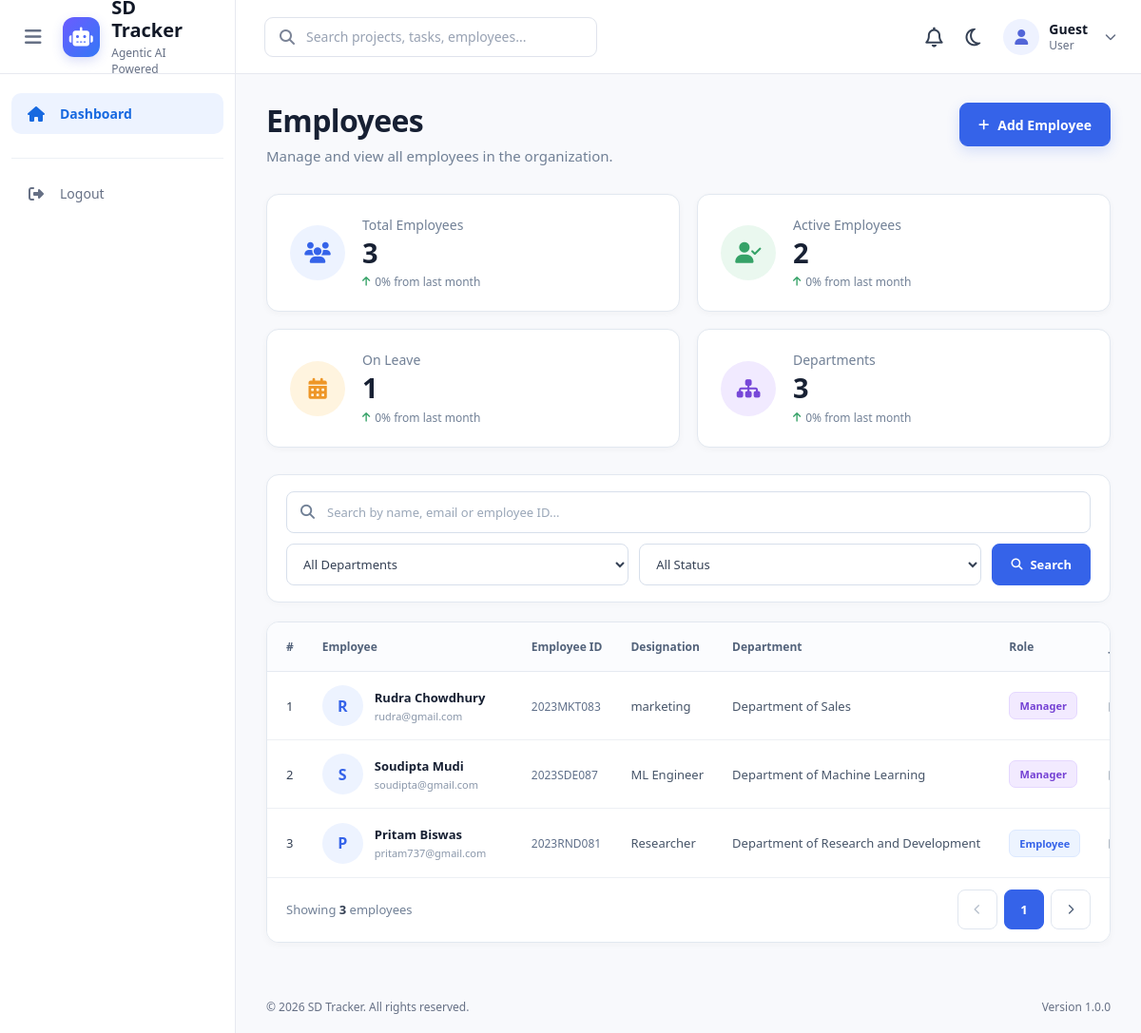
/employees/, run on the app's committed database.
### employees/models.py (models this page shows, shortened)
class Employee(models.Model):
    STATUS_CHOICES = (
        ("active", "Active"),
        ("on_leave", "On Leave"),
        ("inactive", "Inactive"),
    )
    user = models.OneToOneField(
        User,
        on_delete=models.CASCADE,
        related_name="employee"
    )
    employee_id = models.CharField(
        max_length=20,
        unique=True
    )
    designation = models.CharField(
        max_length=100
    )
    department = models.CharField(
        max_length=100
    )
    skills = models.TextField(
        blank=True
    )
    joining_date = models.DateField()
    status = models.CharField(
        max_length=20,
        choices=STATUS_CHOICES,
        default="active"
    )

### employees/views.py (the view, shortened to what this page needs)
# urls.py: path("",views.employee_list,name="employee_list"),
def employee_list(request):
    employees = Employee.objects.select_related("user")
    search = request.GET.get("search")
    department = request.GET.get("department")
    status = request.GET.get("status")
    if department:
        employees = employees.filter(
            department=department
        )
    if status:
        employees = employees.filter(
            status=status
        )
    departments = Employee.objects.values_list(
        "department",
        flat=True
    ).distinct()
    context = {
        "employees": employees,
        "departments": departments,
        "total_employees": Employee.objects.count(),
        "active_employees":
            Employee.objects.filter(
                status="active"
            ).count(),
        "on_leave":
            Employee.objects.filter(
                status="on_leave"
            ).count(),
    }
    return render(
        request,
        "employees/employee_list.html",
        context
    )

### employees/templates/employees/employee_list.html (shortened to what this page needs)
{% extends "base.html" %}
{% load static %}
{% block extra_css %}
<link
    rel="stylesheet"
    href="{% static 'css/employees/employee_list.css' %}"
>
{% endblock %}
{% block content %}
<div class="employees-page">
    <div class="page-header">
        <div>
            <h1>Employees</h1>
            <p>
                Manage and view all employees in the organization.
            </p>
        </div>
        <a
            href="{% url 'employee_create' %}"
            class="create-button"
        >
            <i class="fa-solid fa-plus"></i>
            Add Employee
        </a>
    </div>
    <div class="stats-grid">
        <div class="stat-card">
            <div class="stat-icon stat-blue">
                <i class="fa-solid fa-users"></i>
            </div>
            <div class="stat-content">
                <p>Total Employees</p>
                <h2>
                    {{ total_employees }}
                </h2>
                <div class="stat-growth">
                    <i class="fa-solid fa-arrow-up"></i>
                    0% from last month
                </div>
            </div>
        </div>
        <div class="stat-card">
            <div class="stat-icon stat-green">
                <i class="fa-solid fa-user-check"></i>
            </div>
            <div class="stat-content">
                <p>Active Employees</p>
                <h2>
                    {{ active_employees }}
                </h2>
                <div class="stat-growth">
                    <i class="fa-solid fa-arrow-up"></i>
                    0% from last month
                </div>
            </div>
        </div>
        <div class="stat-card">
            <div class="stat-icon stat-orange">
                <i class="fa-solid fa-calendar-days"></i>
            </div>
            <div class="stat-content">
                <p>On Leave</p>
                <h2>
                    {{ on_leave }}
                </h2>
                <div class="stat-growth">
                    <i class="fa-solid fa-arrow-up"></i>
                    0% from last month
                </div>
            </div>
        </div>
        <div class="stat-card">
            <div class="stat-icon stat-purple">
                <i class="fa-solid fa-sitemap"></i>
            </div>
            <div class="stat-content">
                <p>Departments</p>
                <h2>
                    {{ departments|length }}
                </h2>
                <div class="stat-growth">
                    <i class="fa-solid fa-arrow-up"></i>
                    0% from last month
                </div>
            </div>
        </div>
    </div>
    <form
        method="GET"
        class="employee-filter"
    >
        <div class="search-box">
            <i class="fa-solid fa-magnifying-glass"></i>
            <input
                type="text"
                name="search"
                placeholder="Search by name, email or employee ID..."
                value="{{ request.GET.search }}"
            >
        </div>
        <select name="department">
            <option value="">
                All Departments
            </option>
        </select>
        <select name="status">
            <option value="">
                All Status
            </option>
        </select>
        <button type="submit" class="search-button">
            <i class="fa-solid fa-magnifying-glass"></i>
            Search
        </button>
    </form>
    <div class="table-card">
        <table>
            <thead>
                <tr>
                    <th>#</th>
                    <th>Employee</th>
                    <th>Employee ID</th>
                    <th>Designation</th>
                    <th>Department</th>
                    <th>Role</th>
                    <th>Joining Date</th>
                </tr>
            </thead>
            <tbody>
                {% for employee in employees %}
                <tr>
                    <td class="serial-number">
                        {{ forloop.counter }}
                    </td>
                    <td>
                        <div class="employee-info">
                            <div class="employee-avatar">
                                {% if employee.user.first_name %}
                                    {{ employee.user.first_name|first|upper }}
                                {% else %}
                                    {{ employee.user.username|first|upper }}
                                {% endif %}
                            </div>
                            <div class="employee-details">
                                <strong>
                                    {{ employee.user.get_full_name }}
                                </strong>
                                <span>
                                    {{ employee.user.email }}
                                </span>
                            </div>
                        </div>
                    </td>
                    <td>
                        <span class="employee-id">
                            {{ employee.employee_id }}
                        </span>
                    </td>
                    <td>
                        <span class="designation">
                            {{ employee.designation }}
                        </span>
                    </td>
                    <td>
                        <span class="department">
                            {{ employee.department }}
                        </span>
                    </td>
                    <td>
                        {% if employee.user.profile.role == "manager" %}
                            <span class="role-badge manager">
                                Manager
                            </span>
                        {% elif employee.user.profile.role == "admin" %}
                            <span class="role-badge admin">
                                Admin
                            </span>
                        {% else %}
                            <span class="role-badge employee">
                                Employee
                            </span>
                        {% endif %}
                    </td>
                    <td>
                    </td>
                </tr>
                {% endfor %}
            </tbody>
        </table>
        <div class="table-footer">
            <div class="showing-text">
                Showing
                <strong>{{ employees|length }}</strong>
                employees
            </div>
            <div class="pagination">
                <button
                    type="button"
                    class="pagination-btn disabled"
                    disabled
                >
                    <i class="fa-solid fa-chevron-left"></i>
                </button>
                <button
                    type="button"
                    class="pagination-btn active"
                >
                    1
                </button>
                <button
                    type="button"
                    class="pagination-btn"
                >
                    <i class="fa-solid fa-chevron-right"></i>
                </button>
            </div>
        </div>
    </div>
</div>
{% endblock %}

### static/css/style.css (style rules this page uses)
* { margin: 0; padding: 0; box-sizing: border-box; }
html { scroll-behavior: smooth; }
body { font-family: "Segoe UI", Arial, sans-serif; background: #f7f8fc; color: #172033; min-height: 100vh; }
a { text-decoration: none; color: inherit; }
button, input { font-family: inherit; }
button { cursor: pointer; }
.stats-grid { display: grid; grid-template-columns: repeat(4, 1fr); gap: 16px; margin-bottom: 18px; }
.stat-card { background: #ffffff; border: 1px solid #e4e7ec; border-radius: 11px; padding: 20px; min-height: 120px; display: flex; align-items: center; gap: 18px; transition: 0.2s ease; }
.stat-icon { width: 62px; height: 62px; border-radius: 15px; display: flex; align-items: center; justify-content: center; font-size: 27px; }
.stat-content p { font-size: 13px; color: #667085; margin-bottom: 7px; }
.page-header { display: flex; align-items: center; justify-content: space-between; margin-bottom: 25px; }
.page-header h1 { font-size: 25px; color: #101828; }
.page-header p { margin-top: 5px; font-size: 13px; color: #667085; }
@media (max-width: 1200px) { .stats-grid { grid-template-columns: repeat(2, 1fr); } }

### data on the page
Employee: user.first_name|first "R", user.get_full_name "Rudra Chowdhury", user.email "rudra@gmail.com", employee_id "2023MKT083", designation "marketing", department "Department of Sales", shows "Manager"
Employee: user.first_name|first "S", user.get_full_name "Soudipta Mudi", user.email "soudipta@gmail.com", employee_id "2023SDE087", designation "ML Engineer", department "Department of Machine Learning", shows "Manager"
Employee: user.first_name|first "P", user.get_full_name "Pritam Biswas", user.email "pritam737@gmail.com", employee_id "2023RND081", designation "Researcher", department "Department of Research and Development", shows "Employee"

### other printed values
{{ total_employees }} "3"
{{ active_employees }} "2"
{{ on_leave }} "1"
{{ departments|length }} "3"
{{ employees|length }} "3"
